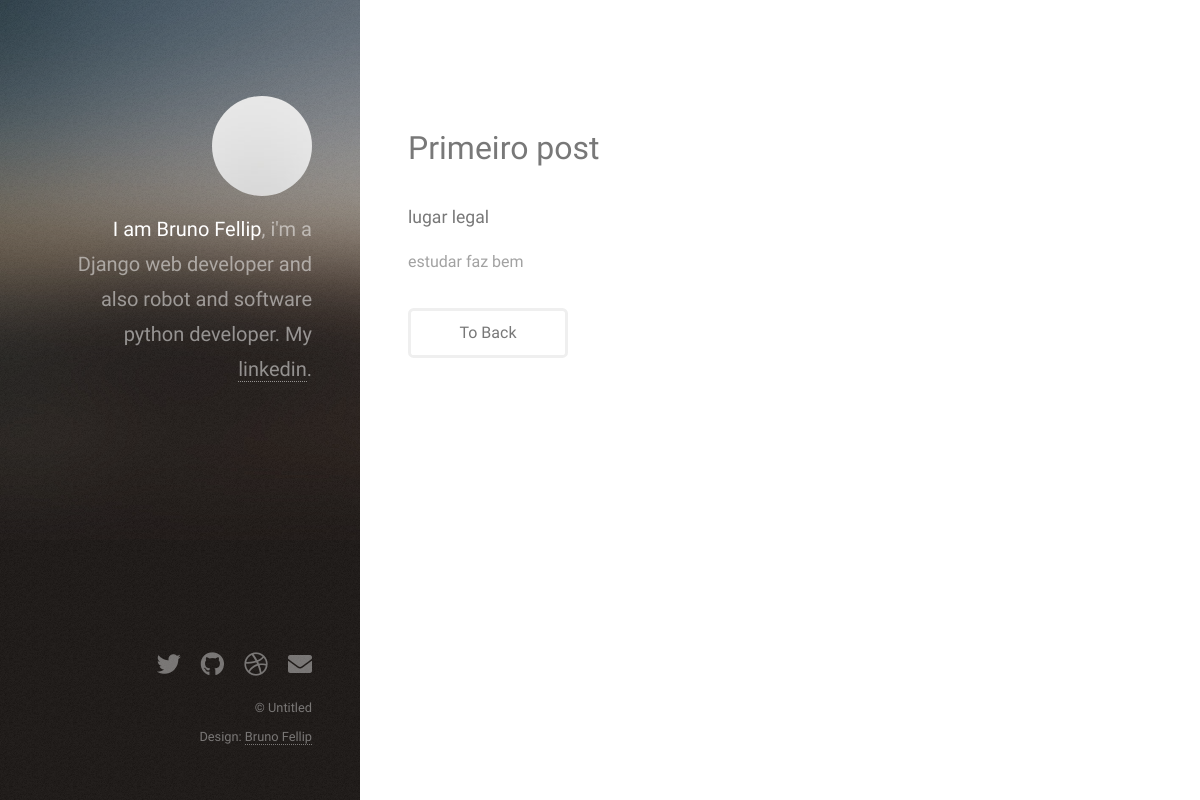
Page /blog/post/1/ on the committed database.
### website/models.py (models this page shows, shortened)
class Post(models.Model):
    title = models.CharField(max_length=30)
    sub_title = models.CharField(max_length=200)
    content = models.TextField()
    categories = models.CharField(
        max_length=2,
        choices=Categorias.choices,
        default=Categorias.GR,
    )
    deleted = models.BooleanField(default=True)
    imagem = models.ImageField(upload_to='posts', null=True, blank=True)
    def __str__(self):
        return self.title
    def full_name(self):
        return self.title + self.sub_title
    full_name.admin_order_field = "title"

### website/views.py (the view)
# urls.py: path('post/<int:id>/', post_detail, name='post_detail'),
def post_detail(request, id):
    post = Post.objects.get(id=id)
    return render(request, "post_detail.html", {'post': post})

### website/templates/post_detail.html (shortened to what this page needs)
{% load static %}
<!DOCTYPE HTML>
<html>
	<head>
		<link rel="stylesheet" href="{% static 'assets/css/main.css' %}" />
	</head>
	<body class="is-preload">
			<header id="header">
				<div class="inner">
					<a href="#" class="image avatar"><img src="{% static 'images/avatar.jpg' %}" alt="" /></a>
					<h1><strong>I am Bruno Fellip</strong>, i'm a Django web developer<br />
						and also robot and software python developer.<br />
					My <a href="https://www.linkedin.com/in/bruno-fellip-silva-006a3617a">linkedin</a>.</h1>
				</div>
			</header>
			<div id="main">
					<section id="one">
						<header class="major">
							<h2>{{ post.title }}</h2>
							<h4>{{ post.sub_title }}</h4>
						</header>
                        <p>{{ post.content }}</p>
	                    <ul class="actions">
							<li><a href="{% url 'home_blog' %}" class="button">To Back</a></li>
						</ul>
					</section>
			<footer id="footer">
				<div class="inner">
					<ul class="icons">
						<li><a href="#" class="icon brands fa-twitter"><span class="label">Twitter</span></a></li>
						<li><a href="#" class="icon brands fa-github"><span class="label">Github</span></a></li>
						<li><a href="#" class="icon brands fa-dribbble"><span class="label">Dribbble</span></a></li>
						<li><a href="#" class="icon solid fa-envelope"><span class="label">Email</span></a></li>
					</ul>
					<ul class="copyright">
						<li>&copy; Untitled</li><li>Design: <a href="https://www.linkedin.com/in/bruno-fellip-silva-006a3617a">Bruno Fellip</a></li>
					</ul>
				</div>
			</footer>
	</body>
</html>

### rows in the picture
Post: title "Primeiro post", sub_title "lugar legal", content "estudar faz bem"
